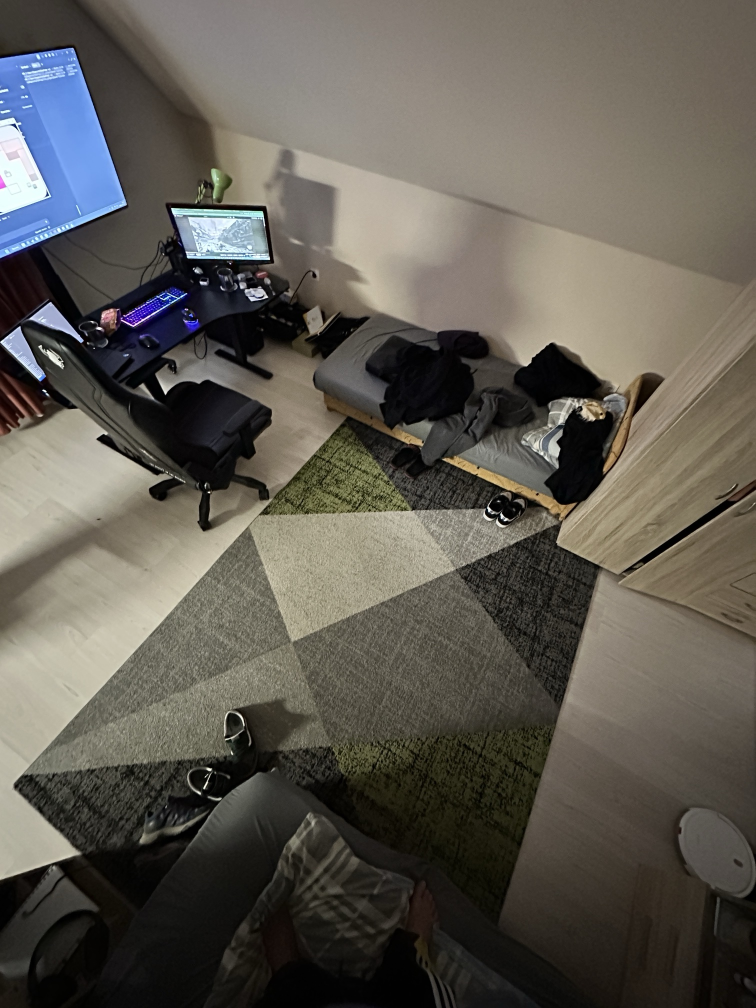
#> input picture reference/photos/rug_owner_room_2026-10-19.jpg, 1512 x 2016 px (shown at 1/2 size)
$ python palette_from_photos.py
#> lines starting #> are read from the running program, lines starting #| are printed output that depends on the picture
#!/usr/bin/env python3
"""Pixel Lili: the master palette from the approved concept art and Lili's photos (B0, spec 7.5, M3.2).

    py -3.12 tools/palette_from_photos.py                      -> assets/palettes/master.gpl, master.json, docs/img/m3_2_palette.png
    py -3.12 tools/palette_from_photos.py --probe <image> x0 y0 x1 y1 [k]    the k dominant colours of a region (to pick SOURCES)

How it works:
  1. SOURCES names, per material, a rectangle on an approved image (reference/concept) or photo
     and which k-means cluster is the material's base colour (an index by share, a pick() rule,
     or an anchor hex: the cluster nearest to it) (k-means in Oklab, so "dominant"
     means perceptually dominant, not RGB-average mush).
  2. From the base colour an 8-shade ramp is built in Oklab (palette.h: dark -> light): the
     lightness steps are even, the shadows drift towards blue and the highlights towards yellow
     (the hi-bit look of the concept art, spec 7.1), chroma eases off at both ends.
  3. The fixed slots 0-15 and the 16 ramps (palette.h order = tools/gen_maps.py RAMPS) are
     written as a GIMP palette (.gpl, 256 lines, one name each), a JSON (the bases, for the
     generators), and a swatch sheet for the approval gate.
Nothing here is applied to the game until the sheet is approved (then pal_master in palette.c).
"""
import json, math, os, sys
import numpy as np
from PIL import Image, ImageDraw

ROOT = os.path.dirname(os.path.dirname(os.path.abspath(__file__)))
ROOM = "reference/concept/room_approved_2026-10-21.jpg"
SHEET = "reference/concept/lili_sheet_approved_2026-10-21.jpg"
RUG = "reference/photos/rug_owner_room_2026-10-19.jpg"
RAMPS = ["floor", "wall", "grass", "hedge", "fur", "fur_w", "wood", "blanket", "metal",
         "water", "pad", "house", "flower", "leaf", "rug_green", "rug_gray"]

# ---- Oklab (Bjorn Ottosson), the space every comparison and ramp lives in ----
def srgb_to_linear(c):
    c = np.asarray(c, dtype=np.float64) / 255.0
    return np.where(c <= 0.04045, c / 12.92, ((c + 0.055) / 1.055) ** 2.4)
def linear_to_srgb(c):
    c = np.clip(c, 0, 1)
    return np.where(c <= 0.0031308, c * 12.92, 1.055 * c ** (1 / 2.4) - 0.055) * 255.0
M1 = np.array([[0.4122214708, 0.5363325363, 0.0514459929], [0.2119034982, 0.6806995451, 0.1073969566], [0.0883024619, 0.2817188376, 0.6299787005]])
M2 = np.array([[0.2104542553, 0.7936177850, -0.0040720468], [1.9779984951, -2.4285922050, 0.4505937099], [0.0259040371, 0.7827717662, -0.8086757660]])
def rgb_to_oklab(rgb):
    lms = srgb_to_linear(rgb) @ M1.T
    return np.cbrt(lms) @ M2.T
def oklab_to_rgb(lab):
    lms = (np.asarray(lab) @ np.linalg.inv(M2).T) ** 3
    return linear_to_srgb(lms @ np.linalg.inv(M1).T)

def kmeans(px, k, iters=30, seed=1):
    rng = np.random.default_rng(seed)
    c = px[rng.choice(len(px), k, replace=False)]
    for _ in range(iters):
        d = ((px[:, None, :] - c[None, :, :]) ** 2).sum(2)
        a = d.argmin(1)
        for i in range(k):
            if (a == i).any():
                c[i] = px[a == i].mean(0)
    share = np.bincount(a, minlength=k) / len(px)
    order = np.argsort(-share)
    return c[order], share[order]

def region(path, box, k=4, step=2):
    im = Image.open(os.path.join(ROOT, path)).convert("RGB")
    x0, y0, x1, y1 = box
    a = np.asarray(im.crop((x0, y0, x1, y1)))[::step, ::step].reshape(-1, 3)
    return kmeans(rgb_to_oklab(a), k)

def hexs(lab):
    r, g, b = [int(round(v)) for v in oklab_to_rgb(lab)]
    return f"#{r:02x}{g:02x}{b:02x}"

def hue(c): return math.degrees(math.atan2(c[2], c[1])) % 360
def chroma(c): return math.hypot(c[1], c[2])

# ---- the ramp: 8 shades around a base colour, dark -> light (palette.h: shade 0 dark, 4 = base) ----
def ramp8(base_lab, dark=0.075, light=0.045, cool=0.22, warm=0.10, base_shade=4, min_chroma=0.0):
    L, a, b = base_lab
    C, h = max(chroma(base_lab), min_chroma), math.atan2(b, a)      # min_chroma: a washed-out sample made a proper material colour
    BLUE, YELLOW = math.radians(264), math.radians(100)
    def towards(h0, h1, f):
        return h0 + (((h1 - h0 + math.pi) % (2 * math.pi)) - math.pi) * f       # the short way round
    out = []
    for i in range(8):
        t = i - base_shade
        if t < 0:
            Li = L + t * dark
            hi = towards(h, BLUE, cool * (-t) / base_shade)
            Ci = C * (1.0 - 0.35 * (-t) / base_shade)
        else:
            n = max(1, 7 - base_shade)
            Li = L + t * light
            hi = towards(h, YELLOW, warm * t / n)
            Ci = C * (1.0 - 0.45 * t / n)
        Li = min(max(Li, 0.08), 0.985)
        out.append(np.array([Li, Ci * math.cos(hi), Ci * math.sin(hi)]))
    return out

# ---- where each material's colour comes from: (image, box, k, cluster index by share or None = pick(), ramp tweaks) ----
SOURCES = {
    "floor":     (ROOM, (770, 1352, 936, 1560), 4, "#b8794a", {}),           # floorboards left of the dog, half lit: the cluster nearest this warm brown
    "wall":      (ROOM, (156, 416, 676, 603), 3, 0, {}),                     # the back wall between the plates and the dado
    "grass":     (ROOM, (960, 150, 1100, 330), 5, "#b0b070", {"dark": 0.07}),  # the garden through the door: olive greens (autumn)
    "hedge":     (ROOM, (960, 150, 1100, 330), 5, "#8a8a50", {}),
    "fur":       (SHEET, (100, 100, 330, 480), 6, None, {"light": 0.04}),    # the front dog, picked by hue
    "fur_w":     (SHEET, (100, 100, 330, 480), 6, None, {"dark": 0.06}),
    "wood":      (ROOM, (1279, 676, 1539, 770), 3, "#b06a44", {}),           # the bench seat, its lit wood
    "blanket":   (ROOM, (1602, 1082, 1810, 1248), 5, None, {}),              # the folk blanket's red
    "metal":     (ROOM, (1550, 1740, 1640, 1830), 3, "#d8d0c4", {}),         # the food bowl's light ceramic rim
    "water":     (ROOM, (1706, 1747, 1810, 1830), 3, None, {}),              # the water bowl's blue
    "pad":       (ROOM, (200, 1620, 530, 1800), 3, 0, {"dark": 0.05, "light": 0.02}),
    "house":     (ROOM, (790, 156, 894, 624), 3, "#d59670", {}),             # the door frame's warm wood (the yard's house wall later)
    "flower":    (ROOM, (930, 1530, 1150, 1615), 6, None, {"min_chroma": 0.085}),   # the petals: the light pink, made a proper pink
    "leaf":      (ROOM, (930, 1530, 1150, 1615), 6, None, {}),              # ... and the greenest
    "rug_green": (ROOM, (177, 749, 718, 1425), 6, "#8fa37a", {"min_chroma": 0.045}),  # the approved rug: sage green (the photo's is greyer)
    "rug_gray":  (ROOM, (177, 749, 718, 1425), 6, None, {"dark": 0.09, "light": 0.03}),
}

def pick(name, cs):
    """clusters -> the base for a material whose cluster index is None: by hue/lightness rules"""
    if name == "fur":       # warm orange-tan, mid lightness, with chroma
        return max((c for c in cs if 40 < hue(c) < 90 and 0.55 < c[0] < 0.9 and chroma(c) > 0.06), key=chroma)
    if name == "fur_w":     # the lightest low-chroma cluster
        return max((c for c in cs if chroma(c) < 0.06), key=lambda c: c[0])
    if name == "blanket":   # the reddest
        return max((c for c in cs if chroma(c) > 0.08), key=lambda c: -abs(((hue(c) + 180) % 360) - 180 - 25))
    if name == "flower":    # the light pink petals (the pot is browner and darker)
        return max((c for c in cs if chroma(c) > 0.035 and c[0] > 0.7 and (hue(c) > 320 or hue(c) < 30)), key=chroma)
    if name in ("leaf", "grass"):   # the greenest (olive counts: the autumn garden)
        return max((c for c in cs if 92 < hue(c) < 170 and c[0] < 0.9), key=chroma)
    if name == "hedge":     # the darkest green
        return min((c for c in cs if 92 < hue(c) < 170), key=lambda c: c[0])
    if name == "water":     # the bluest
        return max((c for c in cs if 200 < hue(c) < 290), key=chroma)
    if name == "rug_green":
        return max((c for c in cs if 90 < hue(c) < 165), key=chroma)
    if name == "rug_gray":  # the mid grey of the rug (off-white = shade 7, dark grey = shade 1)
        greys = sorted((c for c in cs if chroma(c) < 0.04), key=lambda c: c[0])
        return greys[len(greys) // 2] if len(greys) > 1 else greys[0]
    raise KeyError(name)

FIXED = {0: ("clear", "#000000"), 1: ("outline", None), 2: ("black", "#0f0c10"), 3: ("white", "#fffaf2"), 4: ("debug", "#ff00ff"),
         5: ("ui_glass", "#e8eef8"), 6: ("ui_text", "#1c1a22"), 7: ("eye", "#1a1416"), 8: ("nose", None), 9: ("ear_pink", None),
         10: ("sun", "#ffd98a"), 11: ("moon", "#9fb4e8"), 12: ("shadow", "#2a2238"), 13: ("sparkle", "#fff6c8"), 14: ("spare", "#808080"), 15: ("spare", "#808080")}

def build():
    rug_im = Image.open(os.path.join(ROOT, RUG)).convert("RGB")
    rug_box = (int(rug_im.width * 0.1), int(rug_im.height * 0.3), int(rug_im.width * 0.9), int(rug_im.height * 0.7))
    pal, names = [[0, 0, 0] for _ in range(256)], [""] * 256
    bases, log = {}, []
    for ri, name in enumerate(RAMPS):
        img, box, k, idx, tw = SOURCES[name]
        cs, sh = region(img, box or rug_box, k)
        if isinstance(idx, str):      # an anchor colour: the cluster nearest to it (Oklab distance)
            an = rgb_to_oklab([int(idx[j:j + 2], 16) for j in (1, 3, 5)])
            base = min(cs, key=lambda c: ((c - an) ** 2).sum())
        else:
            base = cs[idx] if idx is not None else pick(name, cs)
        bases[name] = hexs(base)
        for s, lab in enumerate(ramp8(base, **tw)):
            r, g, b = [int(round(v)) for v in oklab_to_rgb(lab)]
            pal[16 + ri * 8 + s] = [r, g, b]; names[16 + ri * 8 + s] = f"{name}.{s}"
        log.append(f"{name:<10} base {bases[name]}  from {os.path.basename(img)}: " + " ".join(hexs(c) + f"({p:.0%})" for c, p in zip(cs, sh)))
    # the fixed slots that come from the sheet: the outline, the nose, the ear pink
    cs, sh = region(SHEET, (100, 100, 330, 480), 8)
    outline = min(cs, key=lambda c: c[0])
    pinks = [c for c in cs if chroma(c) > 0.05 and (hue(c) > 330 or hue(c) < 30)]
    nose = min(pinks, key=lambda c: c[0]) if pinks else outline
    ear = max(pinks, key=lambda c: c[0]) if pinks else nose
    fx = dict(FIXED); fx[1] = ("outline", hexs(outline)); fx[8] = ("nose", hexs(nose)); fx[9] = ("ear_pink", hexs(ear))
    for i, (n, h) in fx.items():
        pal[i] = [int(h[j:j + 2], 16) for j in (1, 3, 5)]; names[i] = n
    log.append(f"fixed: outline {fx[1][1]}, nose {fx[8][1]}, ear {fx[9][1]} (from the sheet's front dog)")
    return pal, names, bases, log

def write_gpl(path, pal, names):
    with open(path, "w", encoding="utf-8", newline="\n") as f:
        f.write("GIMP Palette\nName: Pixel Lili master\nColumns: 8\n# generated by tools/palette_from_photos.py from reference/concept + photos; 0 = transparent, 1-15 fixed, then 16 ramps x 8 (palette.h)\n")
        for i in range(256):
            r, g, b = pal[i]
            f.write(f"{r:3d} {g:3d} {b:3d}\t{names[i] or f'unused.{i}'}\n")

def swatch(path, pal, names, bases):
    cell, left, top = 44, 150, 40
    rows = 1 + len(RAMPS)
    im = Image.new("RGB", (left + 8 * cell + 20, top + rows * (cell + 6) + 20), (30, 28, 34))
    d = ImageDraw.Draw(im)
    d.text((10, 12), "Pixel Lili master palette: 16 ramps x 8 shades (dark -> light), row 0 = fixed slots 0-7", fill=(230, 226, 220))
    for i in range(8):
        d.rectangle([left + i * cell, top, left + (i + 1) * cell - 2, top + cell - 2], fill=tuple(pal[i]))
        d.text((left + i * cell + 2, top + cell - 14), names[i][:7], fill=(255, 255, 255) if sum(pal[i]) < 380 else (0, 0, 0))
    d.text((10, top + 14), "fixed 0-7", fill=(230, 226, 220))
    for ri, name in enumerate(RAMPS):
        y = top + (ri + 1) * (cell + 6)
        d.text((10, y + 14), f"{name} {bases[name]}", fill=(230, 226, 220))
        for s in range(8):
            d.rectangle([left + s * cell, y, left + (s + 1) * cell - 2, y + cell - 2], fill=tuple(pal[16 + ri * 8 + s]))
    im.resize((im.width * 2, im.height * 2), Image.NEAREST).save(path)

def main():
    if len(sys.argv) > 1 and sys.argv[1] == "--probe":
        img, x0, y0, x1, y1 = sys.argv[2], *map(int, sys.argv[3:7])
        k = int(sys.argv[7]) if len(sys.argv) > 7 else 4
        cs, sh = region(img, (x0, y0, x1, y1), k)
        for c, p in zip(cs, sh):
            print(f"  {hexs(c)}  {p:5.1%}  L {c[0]:.2f} hue {hue(c):5.0f} C {chroma(c):.3f}")
        return
    pal, names, bases, log = build()
#> in build, rug_im is the input picture: PIL image 1512x2016 RGB; mean R, G, B 94.9, 90.7, 82.6
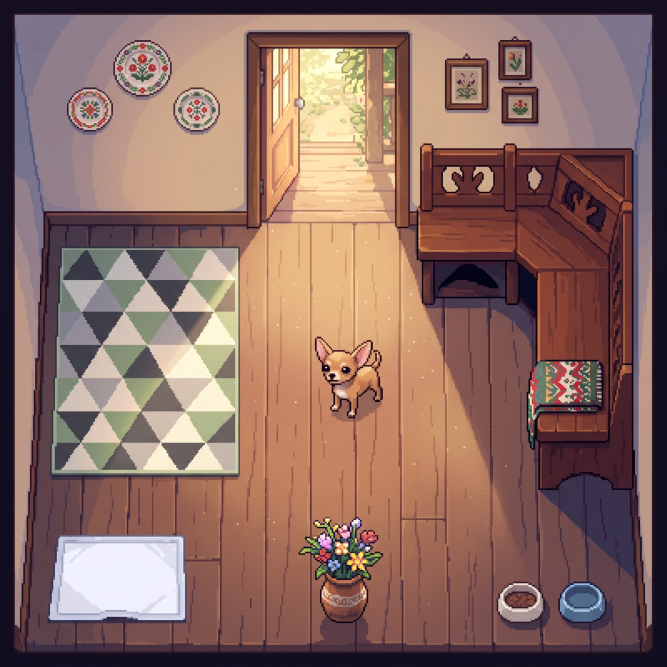
#> input picture reference/concept/room_approved_2026-10-21.jpg, 2000 x 2000 px (shown at 1/3 size)
#> in region, im is the input picture: PIL image 2000x2000 RGB; mean R, G, B 140.3, 108.1, 99.9
#> in kmeans, `c = px[rng.choice(len(px), k, replace=False)]`: c = [[0.65, 0.0637, 0.0679], [0.66, 0.065, 0.0629], [0.636, 0.0604, 0.0629], [0.575, 0.0655, 0.0545]]
#> after the loop in kmeans, `for _ in range(iters):`: c = [[0.641, 0.0607, 0.065], [0.669, 0.0603, 0.0701], [0.564, 0.0668, 0.0541], [0.439, 0.068, 0.0372]]
#> in kmeans, `share = np.bincount(a, minlength=k) / len(px)`: share = [0.354, 0.53, 0.0689, 0.0461]
#> in kmeans, `order = np.argsort(-share)`: order = [1, 0, 2, 3]
#> in build, `cs, sh = region(img, box or rug_box, k)`: cs = [[0.669, 0.0603, 0.0701], [0.641, 0.0607, 0.065], [0.564, 0.0668, 0.0541], [0.439, 0.068, 0.0372]]; sh = [0.53, 0.354, 0.0689, 0.0461]
#> in build, `base = min(cs, key=lambda c: ((c - an) ** 2).sum())`: base = [0.641, 0.0607, 0.065]
#> in oklab_to_rgb, `lms = (np.asarray(lab) @ np.linalg.inv(M2).T) ** 3`: lms = [0.314, 0.251, 0.168]
#> in linear_to_srgb, `c = np.clip(c, 0, 1)`: c = [0.487, 0.2, 0.109]
#> in hexs, `r, g, b = [int(round(v)) for v in oklab_to_rgb(lab)]`: r = 185; g = 123; b = 93
#> in ramp8, `L, a, b = base_lab`: L = 0.641; a = 0.0607; b = 0.065
#> in ramp8, `C, h = max(chroma(base_lab), min_chroma), math.atan2(b, a)`: C = 0.089; h = 0.82
#> in ramp8, `BLUE, YELLOW = math.radians(264), math.radians(100)`: BLUE = 4.61; YELLOW = 1.75
#> the loop in build, `for s, lab in enumerate(ramp8(base, **tw)):` made 8 passes
#> (lab, r, g, b) on passes 1 to 7: ([0.341, 0.0557, 0.0155], 82, 43, 46), ([0.416, 0.0602, 0.026], 107, 61, 59), ([0.491, 0.0627, 0.0381], 133, 81, 71), ([0.566, 0.063, 0.0512], 159, 101, 82), ([0.641, 0.0607, 0.065], 185, 123, 93), ([0.686, 0.0499, 0.0568], 193, 140, 113), ([0.731, 0.0396, 0.0481], 201, 157, 133)
#> after the loop in build, `for s, lab in enumerate(ramp8(base, **tw)):`: names = 256 items, first 6: '', '', '', '', '', ''; pal = 256 items, first 6: [0, 0, 0], [0, 0, 0], [0, 0, 0], [0, 0, 0], [0, 0, 0], [0, 0, 0]
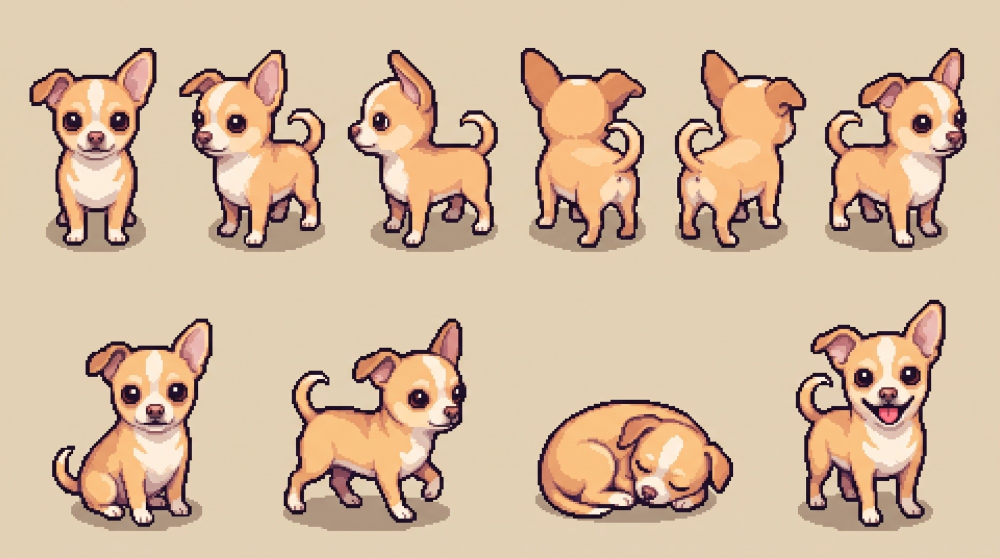
#> input picture reference/concept/lili_sheet_approved_2026-10-21.jpg, 2000 x 1116 px (shown at 1/2 size)
#> in region, im is the input picture: PIL image 2000x1116 RGB; mean R, G, B 212.6, 185.7, 158.5
#> in region (call 17), `x0, y0, x1, y1 = box`: x0 = 100; x1 = 330; y1 = 480
    os.makedirs(os.path.join(ROOT, "assets", "palettes"), exist_ok=True)
    write_gpl(os.path.join(ROOT, "assets", "palettes", "master.gpl"), pal, names)
    json.dump({"ramps": RAMPS, "bases": bases, "fixed": {names[i]: "#%02x%02x%02x" % tuple(pal[i]) for i in range(16)}, "rgb": pal},
              open(os.path.join(ROOT, "assets", "palettes", "master.json"), "w", encoding="utf-8"), indent=1)
    swatch(os.path.join(ROOT, "docs", "img", "m3_2_palette.png"), pal, names, bases)
#> in swatch, `im = Image.new("RGB", (left + 8 * cell + 20, top + rows * (cell + 6) +..`:
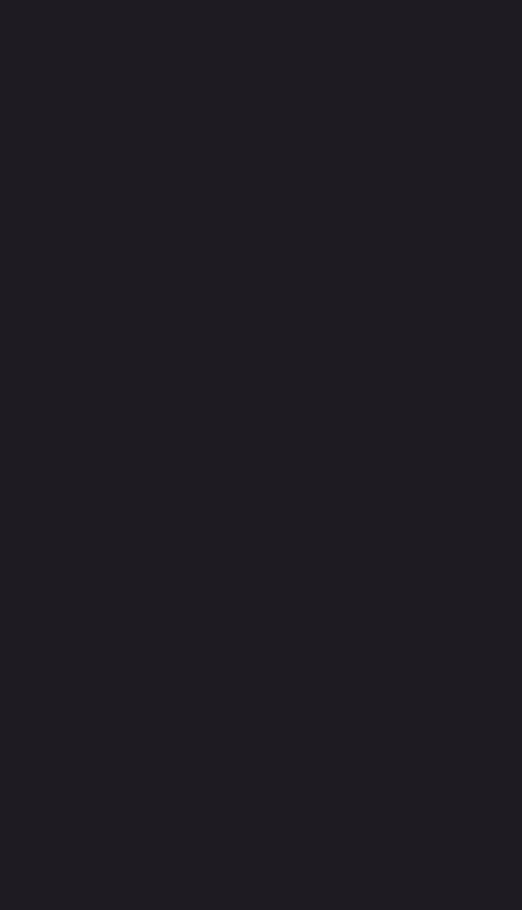
#> im: PIL image 522x910 RGB; mean R, G, B 30, 28, 34
#> in swatch, `im.resize((im.width * 2, im.height * 2), Image.NEAREST).save(path)`:
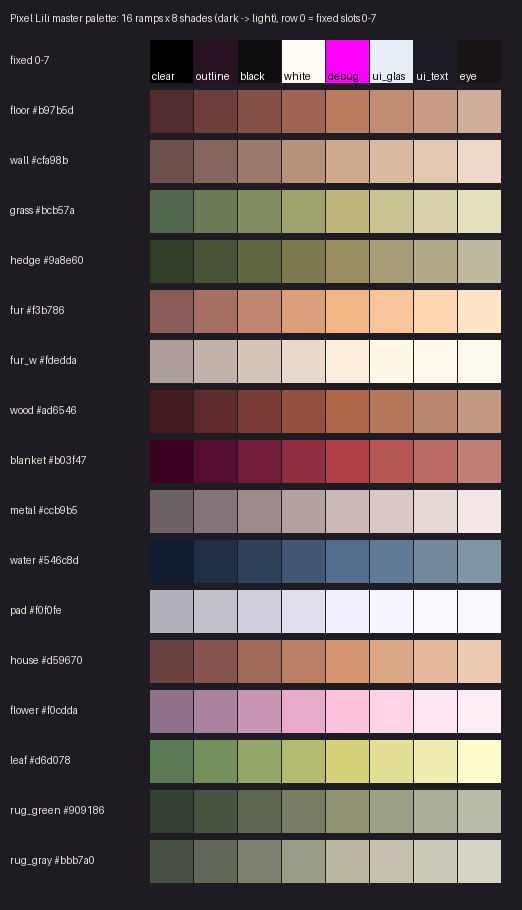
#> saved as m3_2_palette.png: PIL image 1044x1820 RGB (shown at 1/2 size); mean R, G, B 103.5, 90.6, 87.3
#> in swatch, `im.resize((im.width * 2, im.height * 2), Image.NEAREST).save(path)`:
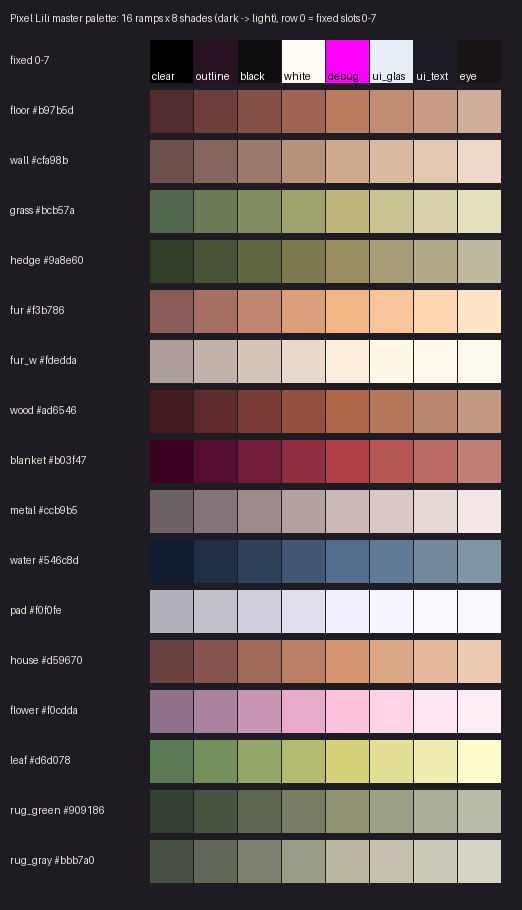
#> im: PIL image 522x910 RGB; mean R, G, B 103.5, 90.6, 87.3
    print("\n".join(log))
    print("wrote assets/palettes/master.gpl, master.json, docs/img/m3_2_palette.png")

if __name__ == "__main__":
    main()
